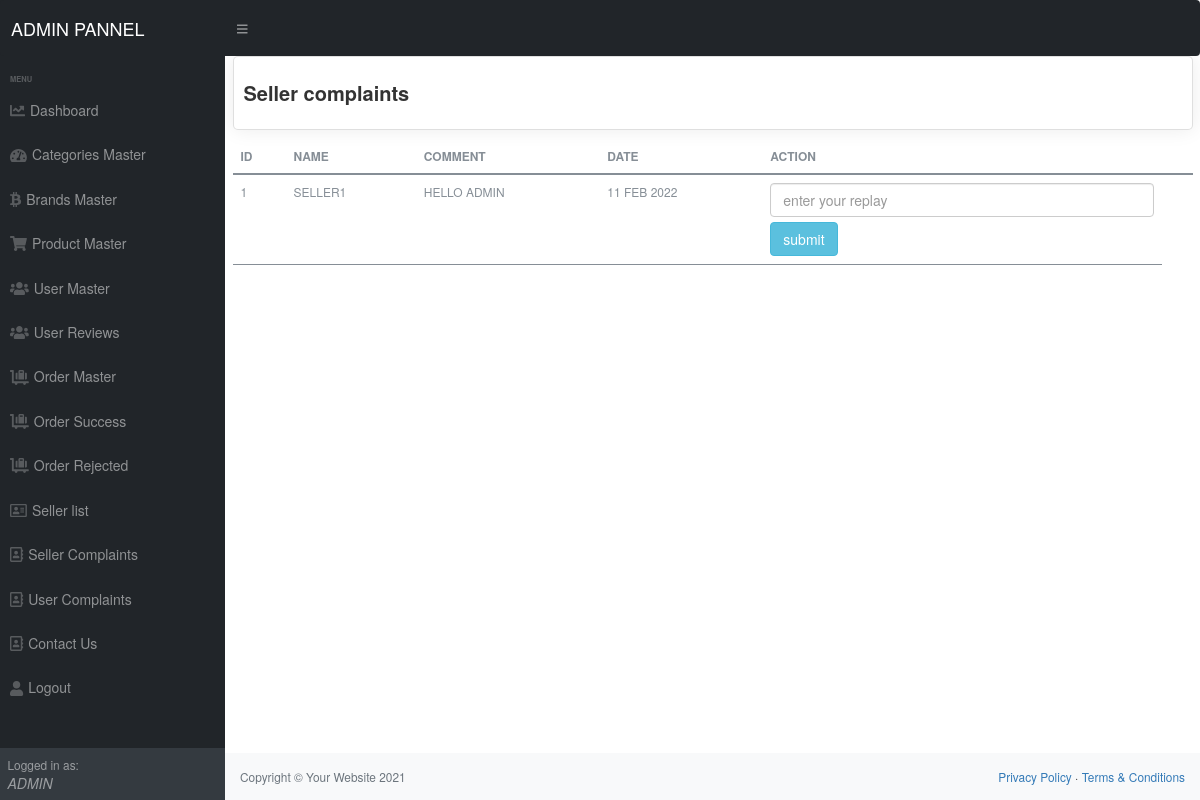
Page /admin/seller_complaints.php (signed in) on the committed database.
### tables this page shows
CREATE TABLE `seller_complaints` (
  `complaint_id` int(11) NOT NULL,
  `seller_id` int(11) NOT NULL,
  `mssg` text NOT NULL,
  `date` datetime NOT NULL
);

CREATE TABLE `seller` (
  `id` int(11) NOT NULL,
  `name` varchar(255) NOT NULL,
  `password` varchar(255) DEFAULT NULL,
  `mobile` int(11) DEFAULT NULL,
  `email` varchar(50) NOT NULL,
  `date` timestamp NOT NULL DEFAULT current_timestamp() ON UPDATE current_timestamp()
);

### admin/seller_complaints.php (the view, shortened to what this page needs)
<?php
require('top.php');
	$sql="select * from seller,seller_complaints where seller.id=seller_complaints.seller_id  ";
$res=mysqli_query($con,$sql);
?>
<div id="layoutSidenav_content">
<main>
<div class="container-fluid">
 <div class="row">
     <div class="col-xl-12">
         <div class="card">
             <div class="card-body">
                 <h4 class="box-title"> Seller complaints </h4>
             </div>
           </div>
             <table class="table">
                    <thead>
                        <tr>
                            <th>ID</th>
                            <th>Name</th>
                            <th>Comment</th>
                            <th>Date</th>
                            <th>action</th>
                            <th></th>
                        </tr>
                    </thead>
                    <tbody>
                    <?php
                    $i=1;
						while($row=mysqli_fetch_assoc($res)){
									?>
				 <tr>
                   <td><?php echo $i?></td>
				   <td><?php echo $row['name'] ?></td>
				   <td><?php echo $row['mssg'] ?></td>
				   <td><?php   $date_p=strtotime( $row['date']);
                   echo date('d M Y',$date_p); ?></td>
             <td>
             <form method="post">
             <input class='form-control bt-mr-5' type='text' name="mssg" placeholder='enter your replay'>
            <button type="submit" class="btn btn-info" name="feedback_btn">submit </button>
            </form>
        </td>
             </tr>
              <?php $i++; } ?>
                 </tbody>
                </table>
             </div>
          </div>
      </div>
</main>
<?php
require('footer.php');
?>

### admin/top.php (shortened to what this page needs)
<?php
require('connection.inc.php');
    $sql="select * from admin_users";
    $res=mysqli_query($con,$sql);
    $row=mysqli_fetch_assoc($res);
?>
<!DOCTYPE html>
<html lang="en">
<head>
    <link href="css/styles.css" rel="stylesheet" />
   <link href="css/bootstrap.min.css" rel="stylesheet">
   <link href="css/custom.css" rel="stylesheet">
</head>
<body class="sb-nav-fixed">
    <nav class="sb-topnav navbar navbar-expand navbar-dark bg-dark">
        <a class="navbar-brand ps-3" href="#">ADMIN PANNEL</a>
        <button class="btn btn-link btn-sm order-1 order-lg-0 me-4 me-lg-0" id="sidebarToggle" href="#!"><i
                class="fas fa-bars"></i></button>
  </nav>
    <div id="layoutSidenav">
        <div id="layoutSidenav_nav">
            <nav class="sb-sidenav accordion sb-sidenav-dark" id="sidenavAccordion">
                <div class="sb-sidenav-menu">
                    <div class="nav">
                        <div class="sb-sidenav-menu-heading">menu</div>
                        <a class="nav-link" href="dashboard.php">
                            <div class="sb-nav-link-icon"><i class="fas fa-chart-line"></i></div>
                            Dashboard
                        </a>
                        <a class="nav-link" href="categories.php">
                            <div class="sb-nav-link-icon"><i class="fas fa-tachometer-alt"></i></div>
                            Categories Master
                        </a>
                        <a class="nav-link" href="brand.php">
                            <div class="sb-nav-link-icon"><i class="fab fa-btc"></i></div>
                            Brands Master
                        </a>
                        <a class="nav-link" href="product.php">
                            <div class="sb-nav-link-icon"><i class="fas fa-shopping-cart"></i></div>
                            Product Master
                        </a>
                        <a class="nav-link" href="users.php">
                            <div class="sb-nav-link-icon"><i class="fas fa-users"></i></div>
                            User Master
                        </a>
                        <a class="nav-link" href="product_review.php">
                            <div class="sb-nav-link-icon"><i class="fas fa-users"></i></div>
                            User Reviews
                        </a>
                        <a class="nav-link" href="orders.php">
                            <div class="sb-nav-link-icon"><i class="fas fa-luggage-cart"></i></div>
                            Order Master
                        </a>
                        <a class="nav-link" href="order__Success.php">
                            <div class="sb-nav-link-icon"><i class="fas fa-luggage-cart"></i></div>
                            Order Success
                        </a>
                        <a class="nav-link" href="order__Rejected.php">
                            <div class="sb-nav-link-icon"><i class="fas fa-luggage-cart"></i></div>
                            Order Rejected
                        </a>
                        <a class="nav-link" href="seller.php">
                            <div class="sb-nav-link-icon"><i class="far fa-address-card"></i></div>
                            Seller list
                        </a>
                        <a class="nav-link" href=" seller_complaints.php">
                            <div class="sb-nav-link-icon"><i class="far fa-address-book"></i></div>
                            Seller Complaints
                        </a>
                        <a class="nav-link" href=" User_complaints.php">
                            <div class="sb-nav-link-icon"><i class="far fa-address-book"></i></div>
                            User Complaints
                        </a>
                        <a class="nav-link" href="contact_us.php">
                            <div class="sb-nav-link-icon"><i class="far fa-address-book"></i></div>
                            Contact Us
                        </a>
                        <a class="nav-link" href="logout.php">
                            <div class="sb-nav-link-icon"><i class="fas fa-user"></i></div>
                            Logout
                        </a>
                    </div>
                </div>
                <div class="sb-sidenav-footer">
                    <div class="small">Logged in as:</div>
                   <em style="text-transform: uppercase;"> <?php echo $row['username'] ?></em>
                </div>
            </nav>
        </div>

### admin/css/custom.css (style rules this page uses)
.bt-mr-5 { margin-bottom: 5px; }
.card { margin-bottom: 10px; border-radius: 5px; border: 10 solid transparent; -webkit-box-shadow: 0 0 20px rgba(0, 0, 0, .08); box-shadow: 0 0 20px rgba(0, 0, 0, .08); }
.card .card-body { float: left; position: relative; width: 100%; }
.card .box-title { font-weight: 600; font-size: 20px; padding: 5px 0; }
.table { border: none; border-bottom-color: currentcolor; border-bottom-style: none; border-bottom-width: medium; color: #868e96; font-size: 12px; font-weight: 400; padding: .75em 1.25em; text-transform: uppercase; }

### rows in the picture
seller_complaints: seller.name "SELLER1", mssg "HELLO ADMIN", date "11 FEB 2022"

### other values in the picture
$row['username'] "ADMIN"
